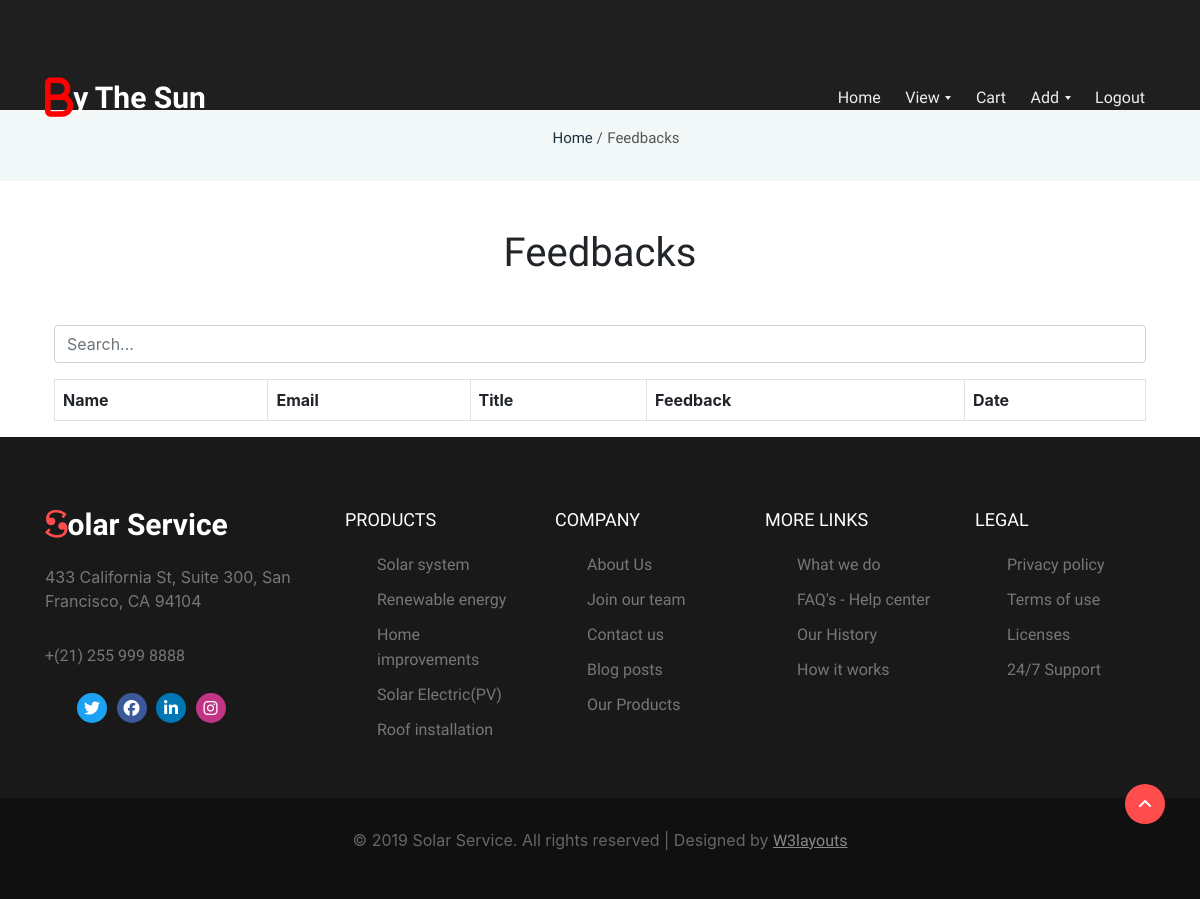
The app's page /viewFeedback/, older data.
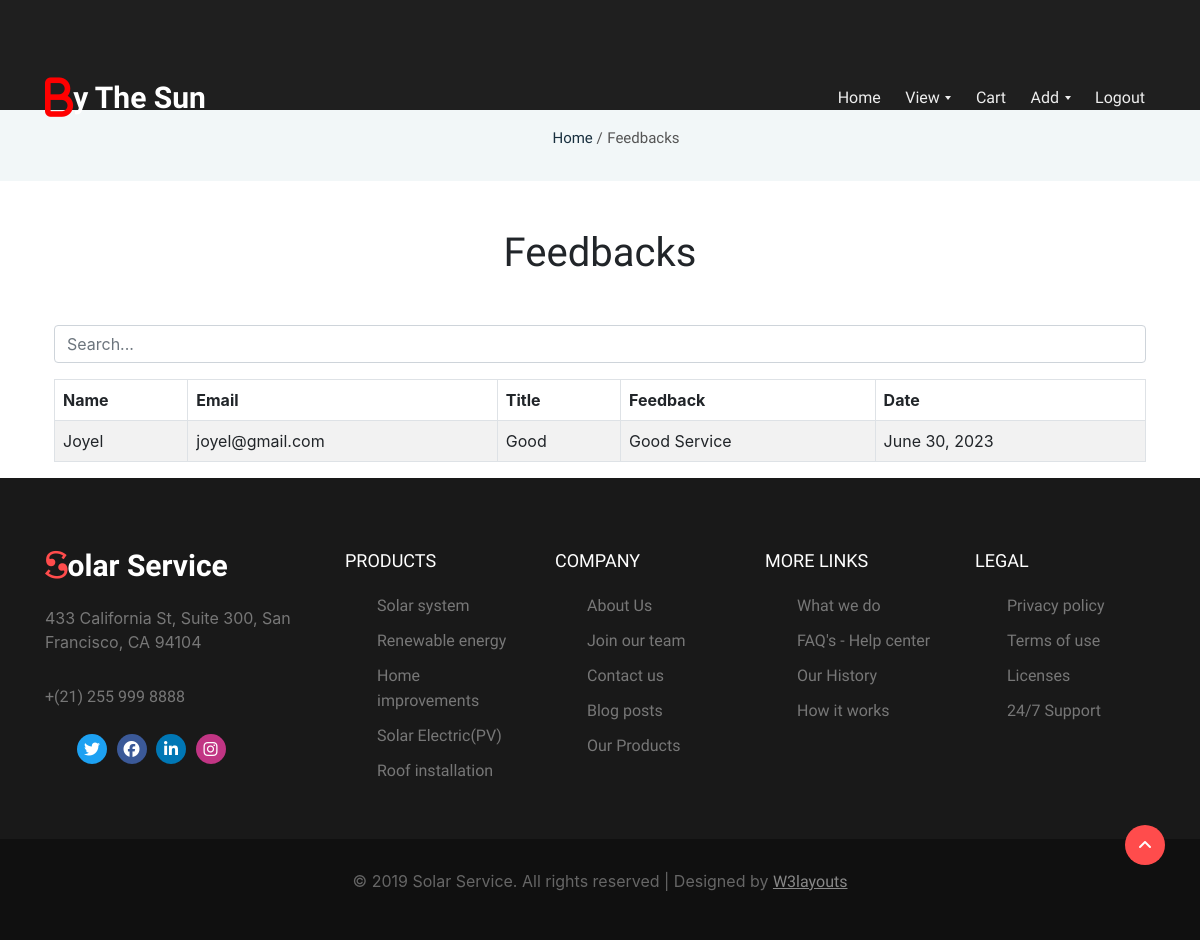
The same page, newer data.
### app/models.py (models this page shows, shortened)
class Feedback(models.Model):
    uid=models.ForeignKey(Customer,on_delete=models.CASCADE)
    title=models.CharField(max_length=100)
    feedback=models.CharField(max_length=300)
    date = models.DateField(auto_now_add=True)
    status=models.CharField(max_length=100,default="Sent")

class Customer(models.Model):
    name = models.CharField(max_length=100)
    email = models.EmailField(max_length=100)
    phone = models.IntegerField()
    address = models.CharField(max_length=300)
    district = models.CharField(max_length=100)
    loginid = models.ForeignKey(Login, on_delete=models.CASCADE)

### app/views.py (the view)
# urls.py: path('viewFeedback/', views.viewFeedback),
def viewFeedback(request):
    feedbacks = Feedback.objects.all()
    return render(request, "ADMIN/viewFeedback.html", {"feedbacks": feedbacks})

### templates/ADMIN/viewFeedback.html (shortened to what this page needs)
{% extends "CUSTOMER/customerBase.html" %}
{% block header %}
{% load static %}
<section class="w3l-breadcrumns">
    <div class="wrapper">
        <ul>
            <li><a id="a" href="/adminHome">Home</a> /</li>
            <li>Feedbacks</li>
        </ul>
    </div>
</section>
<link rel="stylesheet" href="https://cdn.jsdelivr.net/npm/bootstrap@5.2.3/dist/css/bootstrap.min.css"
>
<link rel="stylesheet" href="https://stackpath.bootstrapcdn.com/bootstrap/5.0.0/css/bootstrap.min.css">
<body>
    <div class="container">
        <h1 align="center" class="m-5">Feedbacks </h1>
        <input type="text" id="searchInput" class="form-control mb-3" placeholder="Search...">
        <table class="table table-striped table-bordered" border="1">
            <thead>
                <tr>
                    <th>Name</th>
                    <th>Email</th>
                    <th>Title</th>
                    <th>Feedback</th>
                    <th>Date</th>
                </tr>
            </thead>
            <tbody id="tableBody">
                {% for i in feedbacks %}
                <tr id="row{{ forloop.counter }}">
                    <td>{{ i.uid.name }}</td>
                    <td>{{ i.uid.email }}</td>
                    <td>{{ i.title }}</td>
                    <td>{{ i.feedback }}</td>
                    <td>{{ i.date }}</td>
                </tr>
                {% endfor %}
            </tbody>
        </table>
    </div>
</body>
</html>
{% endblock %}

Row changes from the older to the newer data that the page shows:
added Feedback: uid.name "Joyel", uid.email "joyel@gmail.com", title "Good", feedback "Good Service", date "June 30, 2023"
